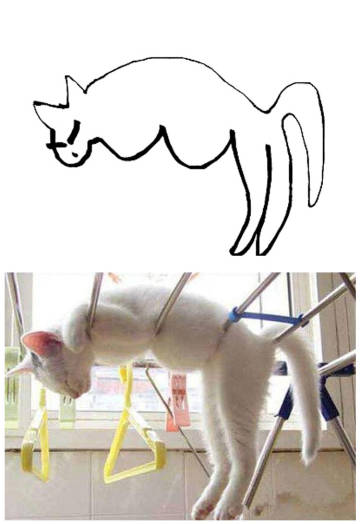
#> input picture photos/2015-05-01_体育馆上.jpg, 360 x 524 px, found by its file name; its folder holds 4 pictures in this run
$ python tool.py   (older library calls are emulated)
#> lines starting #> are read from the running program, lines starting #| are printed output that depends on the picture
#> in cut_photo, img is the input picture: PIL image 360x524 RGB; mean R, G, B 217.4, 212.4, 206.6
### photos/ImageProcess.py
# coding=utf-8
from PIL import Image
import shutil
import os

class Graphics:
    '''图片处理类

    参数
    -------
    infile: 输入文件路径
    outfile: 输出文件路径
    '''
    def __init__(self, infile, outfile):
        self.infile = infile
        self.outfile = outfile

    # [41 lines left out: functions fixed_size, resize_by_width, resize_by_height, resize_by_size, not called in this run]


    def cut_by_ratio(self):
        """按照图片长宽进行分割

        ------------
        取中间的部分，裁剪成正方形
        """
        im = Image.open(self.infile)
        (x, y) = im.size
#> x = 360; y = 524
        if x > y:
            region = (int(x/2-y/2), 0, int(x/2+y/2), y)
            #裁切图片
            crop_img = im.crop(region)
            #保存裁切后的图片
            crop_img.save(self.outfile)
        elif x < y:
            region = (0, int(y/2-x/2), x, int(y/2+x/2))
#> region = (0, 82, 360, 442)
            #裁切图片
            crop_img = im.crop(region)
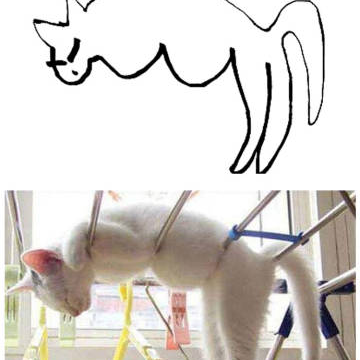
#> crop_img: PIL image 360x360 RGB; mean R, G, B 217, 212.5, 207.9
#> pass 3 of the loop in cut_photo, `for infile in file_list:`:
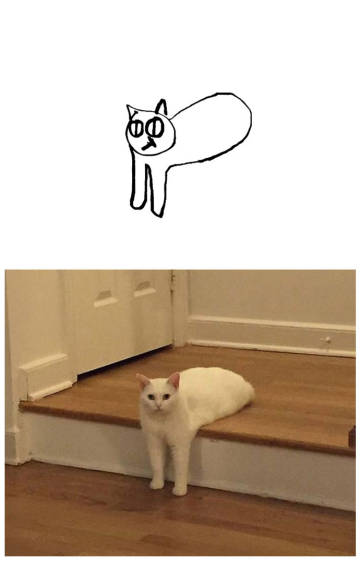
#> input picture photos/2015-05-01_再来一次图书馆-1.jpg, 360 x 561 px, found by its file name
#> in cut_photo, img is the input picture: PIL image 360x561 RGB; mean R, G, B 198.9, 181.2, 162.7
#> in cut_by_ratio (call 3), `crop_img = im.crop(region)`:
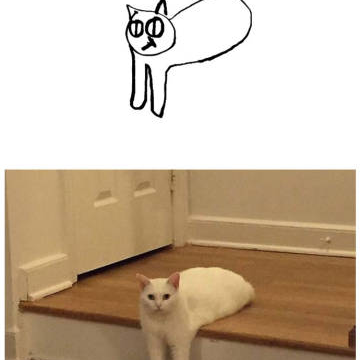
#> crop_img: PIL image 360x360 RGB; mean R, G, B 202.8, 184.9, 163.9
#> the loop made 4 passes; the first 3 are shown
            #保存裁切后的图片
            crop_img.save(self.outfile)

### photos/tool.py
#coding: utf-8
from PIL import Image
import os
import sys
import json
from datetime import datetime
from ImageProcess import Graphics

# 定义压缩比，数值越大，压缩越小
SIZE_normal = 1.0
SIZE_small = 1.5
SIZE_more_small = 2.0
SIZE_more_small_small = 3.0


def make_directory(directory):
    """创建目录"""
    os.makedirs(directory)

def directory_exists(directory):
    """判断目录是否存在"""
    if os.path.exists(directory):
        return True
    else:
        return False

def list_img_file(directory):
    """列出目录下所有文件，并筛选出图片文件列表返回"""
    old_list = os.listdir(directory)
    # print old_list
    new_list = []
    for filename in old_list:
        name, fileformat = filename.split(".")
        if fileformat.lower() == "jpg" or fileformat.lower() == "png" or fileformat.lower() == "gif":
            new_list.append(filename)
    # print new_list
    return new_list


def print_help():
    print("""
    This program helps compress many image files
    you can choose which scale you want to compress your img(jpg/png/etc)
    1) normal compress(4M to 1M around)
    2) small compress(4M to 500K around)
    3) smaller compress(4M to 300K around)
    """)

# [22 lines left out: function compress, not called in this run]
def compress_photo():
    '''调用压缩图片的函数
    '''
    src_dir, des_dir = "../photos/", "../min_photos/"
#> src_dir = '../photos/'; des_dir = '../min_photos/'

    if directory_exists(src_dir):
        if not directory_exists(src_dir):
            make_directory(src_dir)
        # business logic
        file_list_src = list_img_file(src_dir)
#> file_list_src = ['2015-05-01_体育馆上.jpg', '2015-05-01_充实的一天--七夕01.jpg', '2015-05-01_再来一次图书馆-1.jpg', '2015-05-01_再来一次图书馆-2.jpg']
    if directory_exists(des_dir):
        if not directory_exists(des_dir):
            make_directory(des_dir)
        file_list_des = list_img_file(des_dir)
        # print file_list
    '''如果已经压缩了，就不再压缩'''
    for i in range(len(file_list_des)):
        if file_list_des[i] in file_list_src:
            file_list_src.remove(file_list_des[i])
    compress('4', des_dir, src_dir, file_list_src)

# [41 lines left out: function handle_photo, not called in this run]

def cut_photo():
    """裁剪算法

    ----------
    调用Graphics类中的裁剪算法，将src_dir目录下的文件进行裁剪（裁剪成正方形）
    """
    src_dir = "photos/"
    if directory_exists(src_dir):
        if not directory_exists(src_dir):
            make_directory(src_dir)
        # business logic
        file_list = list_img_file(src_dir)
        # print file_list
        if file_list:
            print_help()
            for infile in file_list:
                img = Image.open(src_dir+infile)
                Graphics(infile=src_dir+infile, outfile=src_dir + infile).cut_by_ratio()
        else:
            pass
    else:
        print("source directory not exist!")


# [10 lines left out: function git_operation, not called in this run]

if __name__ == "__main__":
    cut_photo()        # 裁剪图片，裁剪成正方形，去中间部分
#> (the run stopped early here; a loop or call above may not have finished)
